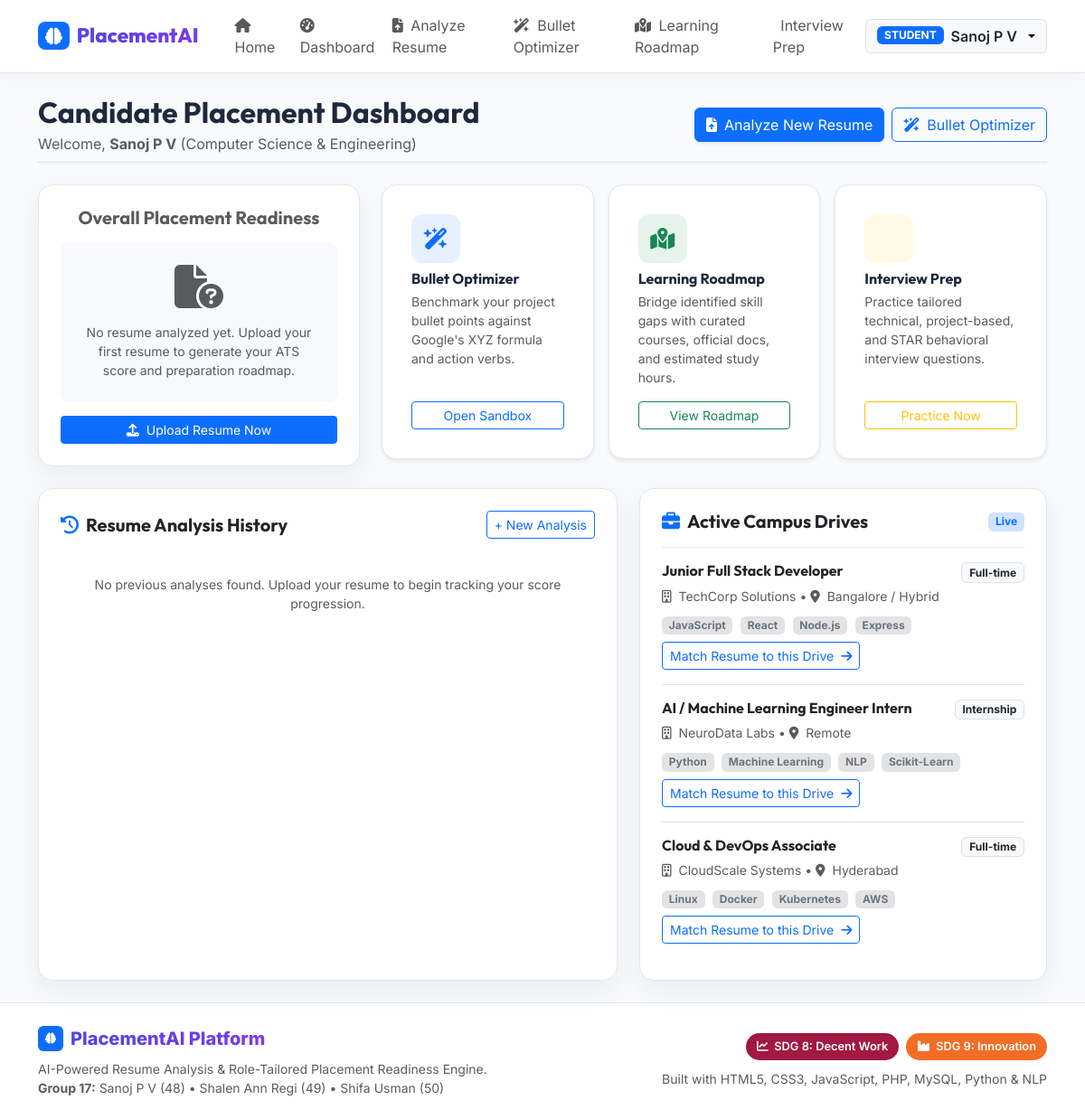
The app's page /student/dashboard.php (signed in) with its own data.
### tables this page shows
CREATE TABLE `job_postings` (
    `id` INT AUTO_INCREMENT PRIMARY KEY,
    `recruiter_id` INT NOT NULL,
    `title` VARCHAR(150) NOT NULL,
    `company` VARCHAR(150) NOT NULL,
    `location` VARCHAR(120) DEFAULT 'Remote / On-site',
    `job_type` ENUM('Full-time', 'Internship', 'Contract') DEFAULT 'Full-time',
    `description` TEXT NOT NULL,
    `required_skills` JSON NOT NULL,
    `experience_level` VARCHAR(50) DEFAULT '0-2 Years (Entry Level)',
    `min_match_score` DECIMAL(5,2) DEFAULT 60.00,
    `status` ENUM('open', 'closed') DEFAULT 'open',
    `created_at` TIMESTAMP DEFAULT CURRENT_TIMESTAMP,
    FOREIGN KEY (`recruiter_id`) REFERENCES `users`(`id`) ON DELETE CASCADE
);

### includes/auth_check.php (called while the page is built, shortened)
<?php
function isLoggedIn()
{
    return isset($_SESSION['user_id']) && !empty($_SESSION['user_id']);
}
function getCurrentUser()
{
    return [
        'id' => $_SESSION['user_id'],
        'name' => $_SESSION['user_name'],
        'email' => $_SESSION['user_email'],
        'role' => $_SESSION['user_role'] ?? 'student',
        'department' => $_SESSION['user_department'] ?? ''
    ];
}

### student/dashboard.php (the view, shortened to what this page needs)
<?php
require_once __DIR__ . '/../config/db.php';
require_once __DIR__ . '/../includes/auth_check.php';
$user = getCurrentUser();
$stmt = $pdo->prepare("
    SELECT a.*, r.file_name, r.uploaded_at as resume_upload_time
    FROM resume_analyses a
    JOIN resumes r ON a.resume_id = r.id
    WHERE a.user_id = ?
    ORDER BY a.analysis_date DESC
    LIMIT 1
");
$stmt->execute([$user['id']]);
$latestAnalysis = $stmt->fetch();
$histStmt = $pdo->prepare("
    SELECT a.*, r.file_name
    FROM resume_analyses a
    JOIN resumes r ON a.resume_id = r.id
    WHERE a.user_id = ?
    ORDER BY a.analysis_date DESC
    LIMIT 5
");
$histStmt->execute([$user['id']]);
$analysisHistory = $histStmt->fetchAll();
$jobStmt = $pdo->query("SELECT * FROM job_postings WHERE status = 'open' ORDER BY created_at DESC LIMIT 3");
$openJobs = $jobStmt->fetchAll();
require_once __DIR__ . '/../includes/header.php';
require_once __DIR__ . '/../includes/navbar.php';
?>
<div class="container py-4">
    <div class="d-flex flex-wrap justify-content-between align-items-center mb-4 pb-2 border-bottom">
        <div>
            <h2 class="fw-bold mb-1">Candidate Placement Dashboard</h2>
            <p class="text-muted mb-0">
                Welcome, <strong><?= htmlspecialchars($user['name']) ?></strong> (<?= htmlspecialchars($user['department'] ?: 'Computer Science') ?>)
            </p>
        </div>
        <div class="d-flex gap-2 mt-3 mt-md-0">
            <a href="upload_resume.php" class="btn btn-primary shadow-sm">
                <i class="fa-solid fa-file-arrow-up me-2"></i>Analyze New Resume
            </a>
            <a href="bullet_optimizer.php" class="btn btn-outline-primary">
                <i class="fa-solid fa-wand-magic-sparkles me-2"></i>Bullet Optimizer
            </a>
        </div>
    </div>
    <div class="row g-4 mb-4">
        <div class="col-lg-4">
            <div class="card glass-card p-4 text-center h-100">
                <h5 class="fw-bold text-muted mb-3">Overall Placement Readiness</h5>
                <?php if ($latestAnalysis): ?>
                    <?php
                        $score = floatval($latestAnalysis['overall_score']);
                        $scoreClass = $score >= 80 ? 'score-high' : ($score >= 60 ? 'score-medium' : 'score-low');
                    ?>
                    <div class="score-circle <?= $scoreClass ?> mb-3">
                        <span class="score-number"><?= $score ?>%</span>
                        <span class="score-label">ATS Score</span>
                    </div>
                    <h6 class="fw-bold mb-1"><?= htmlspecialchars($latestAnalysis['target_role']) ?></h6>
                    <p class="text-muted small mb-3">
                        Last Analyzed: <?= date('M d, Y', strtotime($latestAnalysis['analysis_date'])) ?>
                    </p>
                    <div class="d-grid">
                        <a href="view_analysis.php?id=<?= $latestAnalysis['id'] ?>" class="btn btn-sm btn-outline-primary fw-semibold">
                            <i class="fa-solid fa-chart-simple me-1"></i> View Full Breakdown
                        </a>
                    </div>
                <?php else: ?>
                    <div class="p-4 bg-light rounded-3 mb-3">
                        <i class="fa-solid fa-file-circle-question fa-3x text-muted mb-3"></i>
                        <p class="text-muted small mb-0">No resume analyzed yet. Upload your first resume to generate your ATS score and preparation roadmap.</p>
                    </div>
                    <a href="upload_resume.php" class="btn btn-primary btn-sm">
                        <i class="fa-solid fa-upload me-1"></i> Upload Resume Now
                    </a>
                <?php endif; ?>
            </div>
        </div>
        <div class="col-lg-8">
            <div class="row g-3 h-100">
                <div class="col-md-4">
                    <div class="feature-card shadow-sm d-flex flex-column justify-content-between">
                        <div>
                            <div class="feature-icon-wrapper bg-primary bg-opacity-10 text-primary mb-2">
                                <i class="fa-solid fa-wand-magic-sparkles"></i>
                            </div>
                            <h6 class="fw-bold mb-1">Bullet Optimizer</h6>
                            <p class="text-muted small">
                                Benchmark your project bullet points against Google's XYZ formula and action verbs.
                            </p>
                        </div>
                        <a href="bullet_optimizer.php" class="btn btn-sm btn-outline-primary w-100">Open Sandbox</a>
                    </div>
                </div>
                <div class="col-md-4">
                    <div class="feature-card shadow-sm d-flex flex-column justify-content-between">
                        <div>
                            <div class="feature-icon-wrapper bg-success bg-opacity-10 text-success mb-2">
                                <i class="fa-solid fa-map-location-dot"></i>
                            </div>
                            <h6 class="fw-bold mb-1">Learning Roadmap</h6>
                            <p class="text-muted small">
                                Bridge identified skill gaps with curated courses, official docs, and estimated study hours.
                            </p>
                        </div>
                        <a href="skill_roadmap.php" class="btn btn-sm btn-outline-success w-100">View Roadmap</a>
                    </div>
                </div>
                <div class="col-md-4">
                    <div class="feature-card shadow-sm d-flex flex-column justify-content-between">
                        <div>
                            <div class="feature-icon-wrapper bg-warning bg-opacity-10 text-warning mb-2">
                            </div>
                            <h6 class="fw-bold mb-1">Interview Prep</h6>
                            <p class="text-muted small">
                                Practice tailored technical, project-based, and STAR behavioral interview questions.
                            </p>
                        </div>
                        <a href="interview_prep.php" class="btn btn-sm btn-outline-warning w-100">Practice Now</a>
                    </div>
                </div>
            </div>
        </div>
    </div>
    <div class="row g-4">
        <div class="col-lg-7">
            <div class="card glass-card p-4 h-100">
                <div class="d-flex justify-content-between align-items-center mb-3">
                    <h5 class="fw-bold mb-0"><i class="fa-solid fa-clock-rotate-left me-2 text-primary"></i>Resume Analysis History</h5>
                    <a href="upload_resume.php" class="btn btn-sm btn-outline-primary">+ New Analysis</a>
                </div>
                <?php if (empty($analysisHistory)): ?>
                    <p class="text-muted small py-4 text-center">No previous analyses found. Upload your resume to begin tracking your score progression.</p>
                <?php endif; ?>
            </div>
        </div>
        <div class="col-lg-5">
            <div class="card glass-card p-4 h-100">
                <div class="d-flex justify-content-between align-items-center mb-3">
                    <h5 class="fw-bold mb-0"><i class="fa-solid fa-briefcase me-2 text-primary"></i>Active Campus Drives</h5>
                    <span class="badge bg-primary-subtle text-primary">Live</span>
                </div>
                <div class="list-group list-group-flush">
                    <?php foreach ($openJobs as $job): ?>
                        <div class="list-group-item px-0 py-3">
                            <div class="d-flex justify-content-between align-items-start mb-1">
                                <h6 class="fw-bold mb-0"><?= htmlspecialchars($job['title']) ?></h6>
                                <span class="badge bg-light text-dark border"><?= htmlspecialchars($job['job_type']) ?></span>
                            </div>
                            <p class="text-muted small mb-2">
                                <i class="fa-regular fa-building me-1"></i> <?= htmlspecialchars($job['company']) ?> •
                                <i class="fa-solid fa-location-dot me-1"></i> <?= htmlspecialchars($job['location']) ?>
                            </p>
                            <div class="mb-2">
                                <?php
                                    $skills = json_decode($job['required_skills'], true) ?: [];
                                    foreach (array_slice($skills, 0, 4) as $s):
                                ?>
                                    <span class="badge bg-secondary-subtle text-secondary small me-1"><?= htmlspecialchars($s) ?></span>
                                <?php endforeach; ?>
                            </div>
                            <a href="upload_resume.php?job_id=<?= $job['id'] ?>" class="btn btn-sm btn-outline-primary">
                                Match Resume to this Drive <i class="fa-solid fa-arrow-right ms-1"></i>
                            </a>
                        </div>
                    <?php endforeach; ?>
                </div>
            </div>
        </div>
    </div>
</div>
<?php require_once __DIR__ . '/../includes/footer.php'; ?>

### assets/css/style.css (style rules this page uses)
:root { --primary: #4f46e5; --primary-hover: #4338ca; --primary-light: #eef2ff; --secondary: #0ea5e9; --accent: #8b5cf6; --success: #10b981; --warning: #f59e0b; --danger: #ef4444; --dark-bg: #0f172a; --card-bg: #ffffff; --border-color: #e2e8f0; --text-primary: #1e293b; --text-muted: #64748b; --font-heading: 'Outfit', sans-serif; --font-body: 'Inter', sans-serif; --glass-bg: rgba(255, 255, 255, 0.85); --glass-border: rgba(255, 255, 255, 0.3); --glass-shadow: 0 10px 30px rgba(0, 0, 0, 0.06); }
body { font-family: var(--font-body); color: var(--text-primary); background-color: #f8fafc; min-height: 100vh; display: flex; flex-direction: column; }
h1, h2, h3, h4, h5, h6, .navbar-brand { font-family: var(--font-heading); font-weight: 700; }
.glass-card { background: var(--card-bg); border: 1px solid var(--border-color); border-radius: 1rem; box-shadow: var(--glass-shadow); transition: transform 0.25s ease, box-shadow 0.25s ease; }
.feature-card { border-radius: 1rem; padding: 2rem; background: #ffffff; border: 1px solid var(--border-color); transition: all 0.3s cubic-bezier(0.4, 0, 0.2, 1); height: 100%; }
.feature-icon-wrapper { width: 54px; height: 54px; border-radius: 0.75rem; display: flex; align-items: center; justify-content: center; font-size: 1.5rem; margin-bottom: 1.25rem; }

### records on screen
job_postings: title "Junior Full Stack Developer", job_type "Full-time", company "TechCorp Solutions", location "Bangalore / Hybrid", required_skills "JavaScript", required_skills "React", required_skills "Node.js", required_skills "Express"
job_postings: title "AI / Machine Learning Engineer Intern", job_type "Internship", company "NeuroData Labs", location "Remote", required_skills "Python", required_skills "Machine Learning", required_skills "NLP", required_skills "Scikit-Learn"
job_postings: title "Cloud & DevOps Associate", job_type "Full-time", company "CloudScale Systems", location "Hyderabad", required_skills "Linux", required_skills "Docker", required_skills "Kubernetes", required_skills "AWS"

### other values on screen
$userRole "STUDENT"
$userName "Sanoj P V"
$user['name'] "Sanoj P V"
$user['department'] ?: 'Computer Science' "Computer Science & Engineering"
